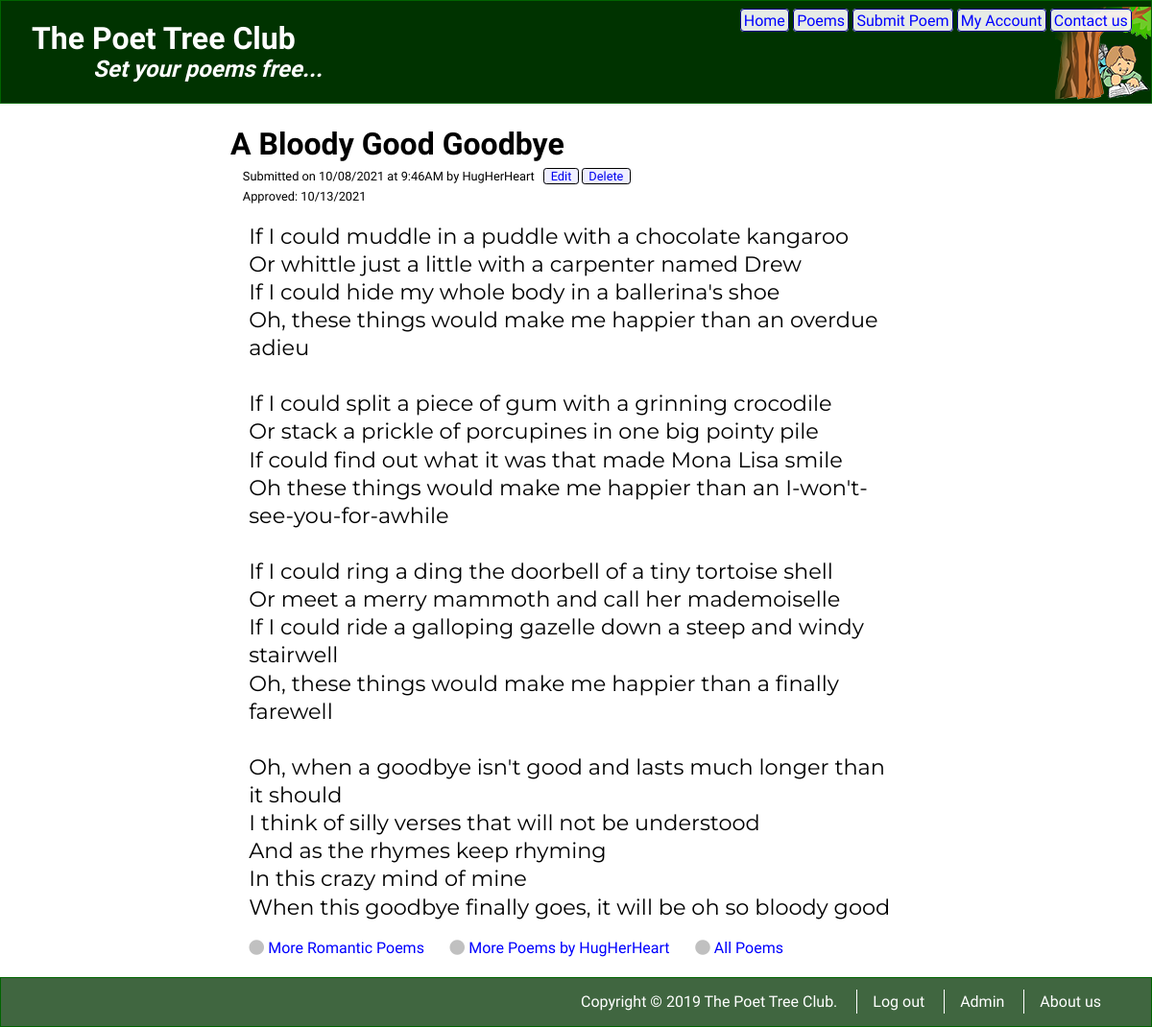
Page /ExceptionHandling/Exercises/phppoetry.com/poem.php?poem-id=8 on the committed database.
### tables this page shows
CREATE TABLE poems (
  poem_id INT NOT NULL AUTO_INCREMENT,
  title VARCHAR(200) NOT NULL, 
  poem TEXT NOT NULL, 
  date_submitted DATETIME NOT NULL DEFAULT now(),
  category_id INT,
  user_id INT,
  date_approved DATETIME,
  INDEX cat_ind (category_id),
  INDEX usr_ind (user_id),
  FOREIGN KEY (user_id) references users(user_id),
  FOREIGN KEY (category_id) references categories(category_id),
  PRIMARY KEY(poem_id)
);

CREATE TABLE users (
  user_id INT NOT NULL AUTO_INCREMENT,
  first_name VARCHAR(50) NOT NULL, 
  last_name VARCHAR(50) NOT NULL, 
  email VARCHAR(100) NOT NULL UNIQUE, 
  username VARCHAR(30) NOT NULL UNIQUE,
  pass_phrase VARCHAR(500) NOT NULL,
  is_admin TINYINT NOT NULL DEFAULT 0,
  date_registered DATETIME NOT NULL DEFAULT now(),
  profile_pic VARCHAR(30) UNIQUE,
  registration_confirmed TINYINT NOT NULL DEFAULT 0,
  PRIMARY KEY(user_id)
);

CREATE TABLE categories (
  category_id INT NOT NULL AUTO_INCREMENT,
  category VARCHAR(100) NOT NULL, 
  PRIMARY KEY(category_id)
);

### ExceptionHandling/Exercises/phppoetry.com/poem.php (the view, shortened to what this page needs)
<?php
  $dsn = 'mysql:host=localhost;dbname=poetree';
  $username = 'root';
  $password = 'pwdpwd';
  $db = new PDO($dsn, $username, $password);
  $poemId = $_GET['poem-id'];
  $query = "SELECT u.username, u.user_id,
    p.title, p.poem, p.date_submitted, p.date_approved,
    c.category_id, c.category
    FROM users u
      JOIN poems p ON u.user_id = p.user_id
      JOIN categories c ON c.category_id = p.category_id
    WHERE p.poem_id = ?";
  $stmt = $db->prepare($query);
  $stmt->execute([$poemId]);
  $row = $stmt->fetch();
  if ($row) {
    $title = $row['title'];
    $authorUserId = $row['user_id'];
    $authorUserName = $row['username'];
    $dateSubmitted = $row['date_submitted'];
    $dateApproved = $row['date_approved'];
    $poem = $row['poem'];
    $categoryId = $row['category_id'];
    $category = $row['category'];
  } else {
    $title = 'Poem Not Found';
  }
  require 'includes/header.php';
?>
<main id="poem">
  <h1><?= $title ?></h1>
  <?php if ($row) { ?>
    <div id="submission-status">
      Submitted on <?= date('m/d/Y', strtotime($dateSubmitted)) ?>
      at <?= date('g:iA', strtotime($dateSubmitted)) ?>
      by <?= $authorUserName ?>
      <a href='#'>Edit</a>
      <a href='#'>Delete</a>
    </div>
    <div id="approval-status">
      Approved: <?= date('m/d/Y', strtotime($dateApproved)) ?>
    </div>
    <article class="poem">
      <?= nl2br($poem) ?>
    </article>
  <?php } else { ?>
    <p>Sorry, we couldn't find the poem you're looking for.</p>
  <?php } ?>
  <nav>
    <ul>
      <?php if ($row) { ?>
        <li>
          <i class="fas fa-circle"></i>
          <a href="poems.php?cat=<?= $categoryId ?>">
            More <?= $category ?> Poems
          </a>
        </li>
        <li>
          <i class="fas fa-circle"></i>
          <a href="poems.php?user=<?= $authorUserId ?>">
            More Poems by <?= $authorUserName ?>
          </a>
        </li>
      <?php } ?>
      <li>
        <i class="fas fa-circle"></i>
        <a href="poems.php">All Poems</a>
      </li>
    </ul>
  </nav>
</main>

### static/styles/styles.css (style rules this page uses)
body { font-family: 'Frank Ruhl Libre', serif; }
nav { float: right; margin: .7em 1.25em .3em 0; font-weight: 300; }
nav ul { margin: 0; padding: 0; }
nav li { background-color: rgba(255, 255, 255, .9); border: 1px solid darkblue; border-radius: .25em; display: inline; padding: .1em .2em; }
nav a { text-decoration: none; color: blue; }
main { padding: 1em 20%; }
main h1 { font-family: 'Assistant', sans-serif; }
article.poem { font-family: 'Montserrat', sans-serif; font-size: 1.4em; line-height: 1.3; margin: 1.2rem; }
#poem h1, #poem-edit h1 { margin: .5rem 0; }
#poem nav { float: none; }
#poem nav li { background-color: none; border: none; display: inline; padding: .1em .2em; }
#poem nav i { color:silver; margin-left: 1em; }
#approval-status, #submission-status { font-size: .8em; margin: .5em 1em; }
#approval-status a, #submission-status a { background-color: #eef; border: 1px solid black; border-radius: .25em; padding: 0 .5em; text-decoration: none; }
#approval-status a:first-child, #submission-status a:first-child { margin-left: .5em; }

### rows in the picture
poems: title "A Bloody Good Goodbye", date_submitted "10/08/2021", date_submitted "9:46AM", user.username "HugHerHeart", date_approved "10/13/2021", poem "If I could muddle in a puddle with a chocolate kangaroo Or whittle just a little with a carpenter named Drew If I could hide my whole body in a ballerina's shoe Oh, these things would make me happier than an overdue adieu If I could split a piece of gum with a grinning crocodile Or stack a prickle of porcupines in one big pointy pile If could find out what it was that made Mona Lisa smile Oh these things would make me happier than an I-won't-see-you-for-awhile If I could ring a ding the doorbell of a tiny tortoise shell Or meet a merry mammoth and call her mademoiselle If I could ride a galloping gazelle down a steep and windy stairwell Oh, these things would make me happier than a finally…", category.category "Romantic"
